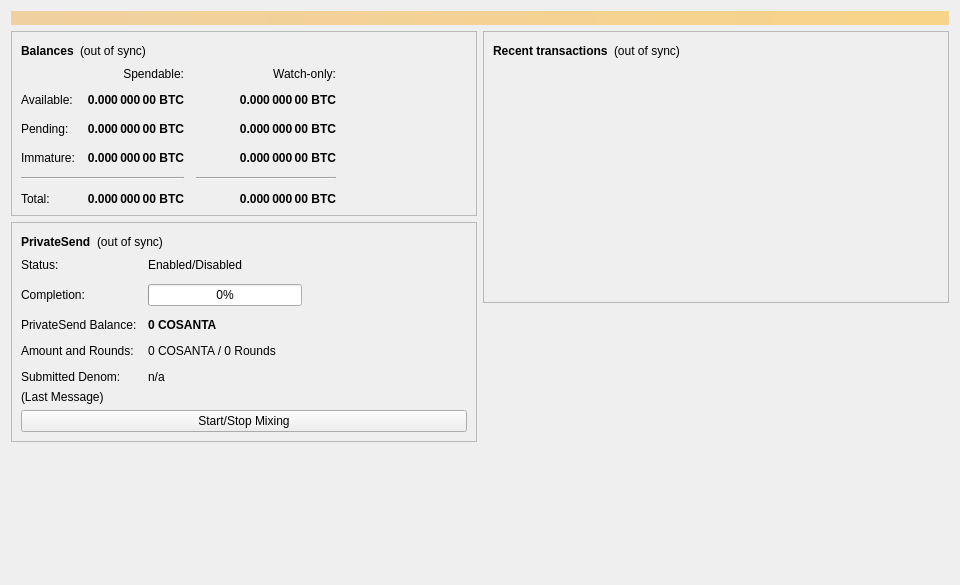
<?xml version="1.0" encoding="UTF-8"?>
<ui version="4.0">
 <class>OverviewPage</class>
 <widget class="QWidget" name="OverviewPage">
  <property name="geometry">
   <rect>
    <x>0</x>
    <y>0</y>
    <width>960</width>
    <height>585</height>
   </rect>
  </property>
  <property name="minimumSize">
   <size>
    <width>960</width>
    <height>0</height>
   </size>
  </property>
  <property name="windowTitle">
   <string>Form</string>
  </property>
  <layout class="QVBoxLayout" name="topLayout">
   <item>
    <widget class="QLabel" name="labelAlerts">
     <property name="visible">
      <bool>false</bool>
     </property>
     <property name="styleSheet">
      <string notr="true">QLabel { background-color: qlineargradient(x1: 0, y1: 0, x2: 1, y2: 0, stop:0 #F0D0A0, stop:1 #F8D488); color:#000000; }</string>
     </property>
     <property name="wordWrap">
      <bool>true</bool>
     </property>
     <property name="margin">
      <number>3</number>
     </property>
     <property name="textInteractionFlags">
      <set>Qt::TextSelectableByMouse</set>
     </property>
    </widget>
   </item>
   <item>
    <layout class="QHBoxLayout" name="horizontalLayout" stretch="1,1">
     <item>
      <layout class="QVBoxLayout" name="verticalLayout_2">
       <item>
        <widget class="QFrame" name="frame">
         <property name="frameShape">
          <enum>QFrame::StyledPanel</enum>
         </property>
         <property name="frameShadow">
          <enum>QFrame::Raised</enum>
         </property>
         <layout class="QVBoxLayout" name="verticalLayout_4">
          <item>
           <layout class="QHBoxLayout" name="horizontalLayout_4">
            <item>
             <widget class="QLabel" name="label_5">
              <property name="font">
               <font>
                <weight>75</weight>
                <bold>true</bold>
               </font>
              </property>
              <property name="text">
               <string>Balances</string>
              </property>
             </widget>
            </item>
            <item>
             <widget class="QLabel" name="labelWalletStatus">
              <property name="toolTip">
               <string>The displayed information may be out of date. Your wallet automatically synchronizes with the Cosanta network after a connection is established, but this process has not completed yet.</string>
              </property>
              <property name="text">
               <string notr="true">(out of sync)</string>
              </property>
              <property name="alignment">
               <set>Qt::AlignLeading|Qt::AlignLeft|Qt::AlignVCenter</set>
              </property>
             </widget>
            </item>
            <item>
             <spacer name="horizontalSpacer_3">
              <property name="orientation">
               <enum>Qt::Horizontal</enum>
              </property>
              <property name="sizeHint" stdset="0">
               <size>
                <width>40</width>
                <height>20</height>
               </size>
              </property>
             </spacer>
            </item>
           </layout>
          </item>
          <item>
           <layout class="QGridLayout" name="gridLayout">
            <property name="spacing">
             <number>12</number>
            </property>
            <item row="2" column="2">
             <widget class="QLabel" name="labelWatchPending">
              <property name="font">
               <font>
                <weight>75</weight>
                <bold>true</bold>
               </font>
              </property>
              <property name="cursor">
               <cursorShape>IBeamCursor</cursorShape>
              </property>
              <property name="toolTip">
               <string>Unconfirmed transactions to watch-only addresses</string>
              </property>
              <property name="text">
               <string notr="true">0.000 000 00 BTC</string>
              </property>
              <property name="alignment">
               <set>Qt::AlignRight|Qt::AlignTrailing|Qt::AlignVCenter</set>
              </property>
              <property name="textInteractionFlags">
               <set>Qt::LinksAccessibleByMouse|Qt::TextSelectableByKeyboard|Qt::TextSelectableByMouse</set>
              </property>
             </widget>
            </item>
            <item row="2" column="1">
             <widget class="QLabel" name="labelUnconfirmed">
              <property name="font">
               <font>
                <weight>75</weight>
                <bold>true</bold>
               </font>
              </property>
              <property name="cursor">
               <cursorShape>IBeamCursor</cursorShape>
              </property>
              <property name="toolTip">
               <string>Total of transactions that have yet to be confirmed, and do not yet count toward the spendable balance</string>
              </property>
              <property name="text">
               <string notr="true">0.000 000 00 BTC</string>
              </property>
              <property name="alignment">
               <set>Qt::AlignRight|Qt::AlignTrailing|Qt::AlignVCenter</set>
              </property>
              <property name="textInteractionFlags">
               <set>Qt::LinksAccessibleByMouse|Qt::TextSelectableByKeyboard|Qt::TextSelectableByMouse</set>
              </property>
             </widget>
            </item>
            <item row="3" column="2">
             <widget class="QLabel" name="labelWatchImmature">
              <property name="font">
               <font>
                <weight>75</weight>
                <bold>true</bold>
               </font>
              </property>
              <property name="cursor">
               <cursorShape>IBeamCursor</cursorShape>
              </property>
              <property name="toolTip">
               <string>Mined balance in watch-only addresses that has not yet matured</string>
              </property>
              <property name="text">
               <string notr="true">0.000 000 00 BTC</string>
              </property>
              <property name="alignment">
               <set>Qt::AlignRight|Qt::AlignTrailing|Qt::AlignVCenter</set>
              </property>
              <property name="textInteractionFlags">
               <set>Qt::LinksAccessibleByMouse|Qt::TextSelectableByKeyboard|Qt::TextSelectableByMouse</set>
              </property>
             </widget>
            </item>
            <item row="4" column="0" colspan="2">
             <widget class="Line" name="lineSpendableBalance">
              <property name="orientation">
               <enum>Qt::Horizontal</enum>
              </property>
             </widget>
            </item>
            <item row="4" column="2">
             <widget class="Line" name="lineWatchBalance">
              <property name="sizePolicy">
               <sizepolicy hsizetype="Preferred" vsizetype="Fixed">
                <horstretch>0</horstretch>
                <verstretch>0</verstretch>
               </sizepolicy>
              </property>
              <property name="minimumSize">
               <size>
                <width>140</width>
                <height>0</height>
               </size>
              </property>
              <property name="orientation">
               <enum>Qt::Horizontal</enum>
              </property>
             </widget>
            </item>
            <item row="5" column="0">
             <widget class="QLabel" name="labelTotalText">
              <property name="text">
               <string>Total:</string>
              </property>
             </widget>
            </item>
            <item row="3" column="1">
             <widget class="QLabel" name="labelImmature">
              <property name="font">
               <font>
                <weight>75</weight>
                <bold>true</bold>
               </font>
              </property>
              <property name="cursor">
               <cursorShape>IBeamCursor</cursorShape>
              </property>
              <property name="toolTip">
               <string>Mined balance that has not yet matured</string>
              </property>
              <property name="text">
               <string notr="true">0.000 000 00 BTC</string>
              </property>
              <property name="alignment">
               <set>Qt::AlignRight|Qt::AlignTrailing|Qt::AlignVCenter</set>
              </property>
              <property name="textInteractionFlags">
               <set>Qt::LinksAccessibleByMouse|Qt::TextSelectableByKeyboard|Qt::TextSelectableByMouse</set>
              </property>
             </widget>
            </item>
            <item row="2" column="3">
             <spacer name="horizontalSpacer_2">
              <property name="orientation">
               <enum>Qt::Horizontal</enum>
              </property>
              <property name="sizeHint" stdset="0">
               <size>
                <width>40</width>
                <height>20</height>
               </size>
              </property>
             </spacer>
            </item>
            <item row="3" column="0">
             <widget class="QLabel" name="labelImmatureText">
              <property name="text">
               <string>Immature:</string>
              </property>
             </widget>
            </item>
            <item row="5" column="1">
             <widget class="QLabel" name="labelTotal">
              <property name="font">
               <font>
                <weight>75</weight>
                <bold>true</bold>
               </font>
              </property>
              <property name="cursor">
               <cursorShape>IBeamCursor</cursorShape>
              </property>
              <property name="toolTip">
               <string>Your current total balance</string>
              </property>
              <property name="text">
               <string notr="true">0.000 000 00 BTC</string>
              </property>
              <property name="alignment">
               <set>Qt::AlignRight|Qt::AlignTrailing|Qt::AlignVCenter</set>
              </property>
              <property name="textInteractionFlags">
               <set>Qt::LinksAccessibleByMouse|Qt::TextSelectableByKeyboard|Qt::TextSelectableByMouse</set>
              </property>
             </widget>
            </item>
            <item row="5" column="2">
             <widget class="QLabel" name="labelWatchTotal">
              <property name="font">
               <font>
                <weight>75</weight>
                <bold>true</bold>
               </font>
              </property>
              <property name="cursor">
               <cursorShape>IBeamCursor</cursorShape>
              </property>
              <property name="toolTip">
               <string>Current total balance in watch-only addresses</string>
              </property>
              <property name="text">
               <string notr="true">0.000 000 00 BTC</string>
              </property>
              <property name="alignment">
               <set>Qt::AlignRight|Qt::AlignTrailing|Qt::AlignVCenter</set>
              </property>
              <property name="textInteractionFlags">
               <set>Qt::LinksAccessibleByMouse|Qt::TextSelectableByKeyboard|Qt::TextSelectableByMouse</set>
              </property>
             </widget>
            </item>
            <item row="0" column="2">
             <widget class="QLabel" name="labelWatchonly">
              <property name="text">
               <string>Watch-only:</string>
              </property>
              <property name="alignment">
               <set>Qt::AlignRight|Qt::AlignTrailing|Qt::AlignVCenter</set>
              </property>
             </widget>
            </item>
            <item row="1" column="0">
             <widget class="QLabel" name="labelBalanceText">
              <property name="text">
               <string>Available:</string>
              </property>
             </widget>
            </item>
            <item row="1" column="1">
             <widget class="QLabel" name="labelBalance">
              <property name="font">
               <font>
                <weight>75</weight>
                <bold>true</bold>
               </font>
              </property>
              <property name="cursor">
               <cursorShape>IBeamCursor</cursorShape>
              </property>
              <property name="toolTip">
               <string>Your current spendable balance</string>
              </property>
              <property name="text">
               <string notr="true">0.000 000 00 BTC</string>
              </property>
              <property name="alignment">
               <set>Qt::AlignRight|Qt::AlignTrailing|Qt::AlignVCenter</set>
              </property>
              <property name="textInteractionFlags">
               <set>Qt::LinksAccessibleByMouse|Qt::TextSelectableByKeyboard|Qt::TextSelectableByMouse</set>
              </property>
             </widget>
            </item>
            <item row="1" column="2">
             <widget class="QLabel" name="labelWatchAvailable">
              <property name="font">
               <font>
                <weight>75</weight>
                <bold>true</bold>
               </font>
              </property>
              <property name="cursor">
               <cursorShape>IBeamCursor</cursorShape>
              </property>
              <property name="toolTip">
               <string>Your current balance in watch-only addresses</string>
              </property>
              <property name="text">
               <string notr="true">0.000 000 00 BTC</string>
              </property>
              <property name="alignment">
               <set>Qt::AlignRight|Qt::AlignTrailing|Qt::AlignVCenter</set>
              </property>
              <property name="textInteractionFlags">
               <set>Qt::LinksAccessibleByMouse|Qt::TextSelectableByKeyboard|Qt::TextSelectableByMouse</set>
              </property>
             </widget>
            </item>
            <item row="2" column="0">
             <widget class="QLabel" name="labelPendingText">
              <property name="text">
               <string>Pending:</string>
              </property>
             </widget>
            </item>
            <item row="0" column="1">
             <widget class="QLabel" name="labelSpendable">
              <property name="text">
               <string>Spendable:</string>
              </property>
              <property name="alignment">
               <set>Qt::AlignRight|Qt::AlignTrailing|Qt::AlignVCenter</set>
              </property>
             </widget>
            </item>
           </layout>
          </item>
         </layout>
        </widget>
       </item>
       <item>
        <widget class="QFrame" name="framePrivateSend">
         <property name="layoutDirection">
          <enum>Qt::LeftToRight</enum>
         </property>
         <property name="frameShape">
          <enum>QFrame::StyledPanel</enum>
         </property>
         <property name="frameShadow">
          <enum>QFrame::Raised</enum>
         </property>
         <layout class="QVBoxLayout" name="VerticalLayout_PS1">
          <item>
           <layout class="QHBoxLayout" name="horizontalLayout_5">
            <item>
             <widget class="QLabel" name="labelPrivateSendHeader">
              <property name="font">
               <font>
                <weight>75</weight>
                <bold>true</bold>
               </font>
              </property>
              <property name="text">
               <string>PrivateSend</string>
              </property>
             </widget>
            </item>
            <item>
             <widget class="QLabel" name="labelPrivateSendSyncStatus">
              <property name="toolTip">
               <string>The displayed information may be out of date. Your wallet automatically synchronizes with the Cosanta network after a connection is established, but this process has not completed yet.</string>
              </property>
              <property name="text">
               <string notr="true">(out of sync)</string>
              </property>
              <property name="alignment">
               <set>Qt::AlignLeading|Qt::AlignLeft|Qt::AlignVCenter</set>
              </property>
             </widget>
            </item>
            <item>
             <spacer name="horizontalSpacer_4">
              <property name="orientation">
               <enum>Qt::Horizontal</enum>
              </property>
              <property name="sizeHint" stdset="0">
               <size>
                <width>40</width>
                <height>20</height>
               </size>
              </property>
             </spacer>
            </item>
           </layout>
          </item>
          <item>
           <layout class="QFormLayout" name="privateSendFormLayout">
            <property name="fieldGrowthPolicy">
             <enum>QFormLayout::AllNonFixedFieldsGrow</enum>
            </property>
            <property name="horizontalSpacing">
             <number>11</number>
            </property>
            <property name="verticalSpacing">
             <number>12</number>
            </property>
            <item row="0" column="0">
             <widget class="QLabel" name="labelPrivateSendEnabledText">
              <property name="text">
               <string>Status:</string>
              </property>
             </widget>
            </item>
            <item row="0" column="1">
             <widget class="QLabel" name="labelPrivateSendEnabled">
              <property name="text">
               <string>Enabled/Disabled</string>
              </property>
             </widget>
            </item>
            <item row="1" column="0">
             <widget class="QLabel" name="labelCompletitionText">
              <property name="text">
               <string>Completion:</string>
              </property>
             </widget>
            </item>
            <item row="1" column="1">
             <widget class="QProgressBar" name="privateSendProgress">
              <property name="maximumSize">
               <size>
                <width>154</width>
                <height>16777215</height>
               </size>
              </property>
              <property name="value">
               <number>0</number>
              </property>
             </widget>
            </item>
            <item row="2" column="0">
             <widget class="QLabel" name="labelAnonymizedText">
              <property name="text">
               <string>PrivateSend Balance:</string>
              </property>
             </widget>
            </item>
            <item row="2" column="1">
             <widget class="QLabel" name="labelAnonymized">
              <property name="font">
               <font>
                <weight>75</weight>
                <bold>true</bold>
               </font>
              </property>
              <property name="text">
               <string notr="true">0 COSANTA</string>
              </property>
             </widget>
            </item>
            <item row="3" column="0">
             <widget class="QLabel" name="labelAmountAndRoundsText">
              <property name="text">
               <string>Amount and Rounds:</string>
              </property>
             </widget>
            </item>
            <item row="3" column="1">
             <widget class="QLabel" name="labelAmountRounds">
              <property name="text">
               <string>0 COSANTA / 0 Rounds</string>
              </property>
             </widget>
            </item>
            <item row="4" column="0">
             <widget class="QLabel" name="labelSubmittedDenomText">
              <property name="text">
               <string>Submitted Denom:</string>
              </property>
             </widget>
            </item>
            <item row="4" column="1">
             <widget class="QLabel" name="labelSubmittedDenom">
              <property name="toolTip">
               <string>The denominations you submitted to the Masternode.&lt;br&gt;To mix, other users must submit the exact same denominations.</string>
              </property>
              <property name="text">
               <string>n/a</string>
              </property>
             </widget>
            </item>
           </layout>
          </item>
          <item>
           <layout class="QVBoxLayout" name="VerticalLayout_PS">
            <item>
             <widget class="QLabel" name="labelPrivateSendLastMessage">
              <property name="text">
               <string>(Last Message)</string>
              </property>
              <property name="alignment">
               <set>Qt::AlignLeading|Qt::AlignLeft|Qt::AlignTop</set>
              </property>
              <property name="wordWrap">
               <bool>true</bool>
              </property>
             </widget>
            </item>
            <item>
             <widget class="QPushButton" name="togglePrivateSend">
              <property name="sizePolicy">
               <sizepolicy hsizetype="MinimumExpanding" vsizetype="Fixed">
                <horstretch>0</horstretch>
                <verstretch>0</verstretch>
               </sizepolicy>
              </property>
              <property name="text">
               <string>Start/Stop Mixing</string>
              </property>
             </widget>
            </item>
           </layout>
          </item>
         </layout>
        </widget>
       </item>
       <item>
        <spacer name="verticalSpacer">
         <property name="orientation">
          <enum>Qt::Vertical</enum>
         </property>
         <property name="sizeHint" stdset="0">
          <size>
           <width>20</width>
           <height>40</height>
          </size>
         </property>
        </spacer>
       </item>
      </layout>
     </item>
     <item>
      <layout class="QVBoxLayout" name="verticalLayout_3">
       <item>
        <widget class="QFrame" name="frame_2">
         <property name="frameShape">
          <enum>QFrame::StyledPanel</enum>
         </property>
         <property name="frameShadow">
          <enum>QFrame::Raised</enum>
         </property>
         <layout class="QVBoxLayout" name="verticalLayout">
          <item>
           <layout class="QHBoxLayout" name="horizontalLayout_2">
            <item>
             <widget class="QLabel" name="label_4">
              <property name="font">
               <font>
                <weight>75</weight>
                <bold>true</bold>
               </font>
              </property>
              <property name="text">
               <string>Recent transactions</string>
              </property>
             </widget>
            </item>
            <item>
             <widget class="QLabel" name="labelTransactionsStatus">
              <property name="toolTip">
               <string>The displayed information may be out of date. Your wallet automatically synchronizes with the Cosanta network after a connection is established, but this process has not completed yet.</string>
              </property>
              <property name="text">
               <string notr="true">(out of sync)</string>
              </property>
              <property name="alignment">
               <set>Qt::AlignLeading|Qt::AlignLeft|Qt::AlignVCenter</set>
              </property>
             </widget>
            </item>
            <item>
             <spacer name="horizontalSpacer">
              <property name="orientation">
               <enum>Qt::Horizontal</enum>
              </property>
              <property name="sizeHint" stdset="0">
               <size>
                <width>40</width>
                <height>20</height>
               </size>
              </property>
             </spacer>
            </item>
           </layout>
          </item>
          <item>
           <widget class="QListView" name="listTransactions">
            <property name="styleSheet">
             <string notr="true">QListView { background: transparent; }</string>
            </property>
            <property name="frameShape">
             <enum>QFrame::NoFrame</enum>
            </property>
            <property name="verticalScrollBarPolicy">
             <enum>Qt::ScrollBarAlwaysOff</enum>
            </property>
            <property name="horizontalScrollBarPolicy">
             <enum>Qt::ScrollBarAlwaysOff</enum>
            </property>
            <property name="selectionMode">
             <enum>QAbstractItemView::NoSelection</enum>
            </property>
           </widget>
          </item>
         </layout>
        </widget>
       </item>
       <item>
        <spacer name="verticalSpacer_2">
         <property name="orientation">
          <enum>Qt::Vertical</enum>
         </property>
         <property name="sizeHint" stdset="0">
          <size>
           <width>20</width>
           <height>40</height>
          </size>
         </property>
        </spacer>
       </item>
      </layout>
     </item>
    </layout>
   </item>
  </layout>
 </widget>
 <resources/>
 <connections/>
</ui>
